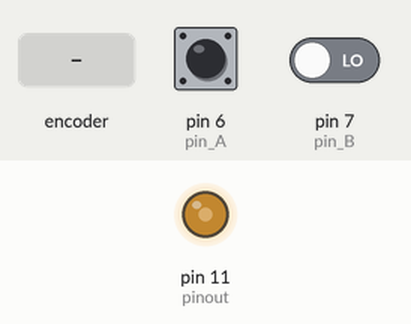
Simulated run of this sketch. Board: Arduino Uno, built with avr-gcc and run on an emulated ATmega328P. Parts: output pins drawn as LEDs (lit = HIGH). Inputs (shaded band) come from the test bench; at power-on: pin 6 (pin_A) HIGH, pin 7 (pin_B) LOW. What the sketch prints to the serial monitor is not drawn.

Above: at 1.2 s.
1.3 s: rotary encoder on pin 6 (pin_A) / pin 7 (pin_B) turned 3 steps (first pin leading)
Timing chart, 0 to 4.3 s (numbered marks = the images above; inputs shaded):
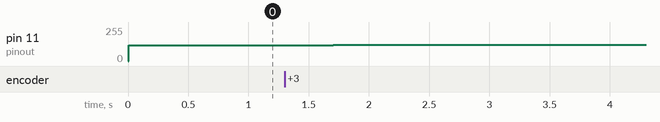

The sketch:

encoder.ino
```cpp
/*
** Энкодер
** Для управлением яркостью LED используется энкодер Sparkfun
*/

int brightness = 120;       // яркость LED, начинаем с половины
int fadeAmount = 1;        // шаг изменения яркости LED
unsigned long currentTime;
unsigned long loopTime;
unsigned long loopTime2;
const int pin_A = 6;       // pin 12
const int pin_B = 7;       // pin 11
unsigned char encoder_A;
unsigned char encoder_B;
unsigned char encoder_A_prev=0;
//3 gnd
//4 +5v

#define gnd 4
#define vcc 3
#define pinout 11

void setup()  {
  Serial.begin(9600);
  pinMode(pin_A, INPUT);
  pinMode(pin_B, INPUT);
  currentTime = millis();
  loopTime = currentTime;
  pinMode(vcc, OUTPUT);
  pinMode(pinout, OUTPUT);
  pinMode(gnd, INPUT);
  digitalWrite(gnd, HIGH);
  //digitalWrite(vcc, LOW);
}

void loop()  {
  currentTime = millis();
  if(currentTime >= (loopTime + 5)){ // проверяем каждые 5мс (200 Гц)
    encoder_A = digitalRead(pin_A);     // считываем состояние выхода А энкодера
    encoder_B = digitalRead(pin_B);     // считываем состояние выхода B энкодера
    if((!encoder_A) && (encoder_A_prev)){    // если состояние изменилось с положительного к нулю
      if(encoder_B) {
        // выход В в полож. сост., значит вращение по часовой стрелке
        // увеличиваем яркость, не более чем до 255
        if(brightness + fadeAmount <= 255) brightness += fadeAmount;
      }else{
        // выход В в 0 сост., значит вращение против часовой стрелки
        // уменьшаем яркость, но не ниже 0
        if(brightness - fadeAmount >= 0) brightness -= fadeAmount;
      }

    }
    encoder_A_prev = encoder_A;     // сохраняем значение А для следующего цикла

    analogWrite(pinout, brightness);   // устанавливаем яркость на 9 ножку

    loopTime = currentTime;
  }
  if(currentTime >= (loopTime2 + 1000)){
      Serial.println(brightness);
      loopTime2 = currentTime;
  }
}
```

Measured:
- after the input at 1.3 s, pin 11 (pinout): 120/255 → 119/255 at once, → 120/255 0.20 s later, → 121/255 0.20 s later
